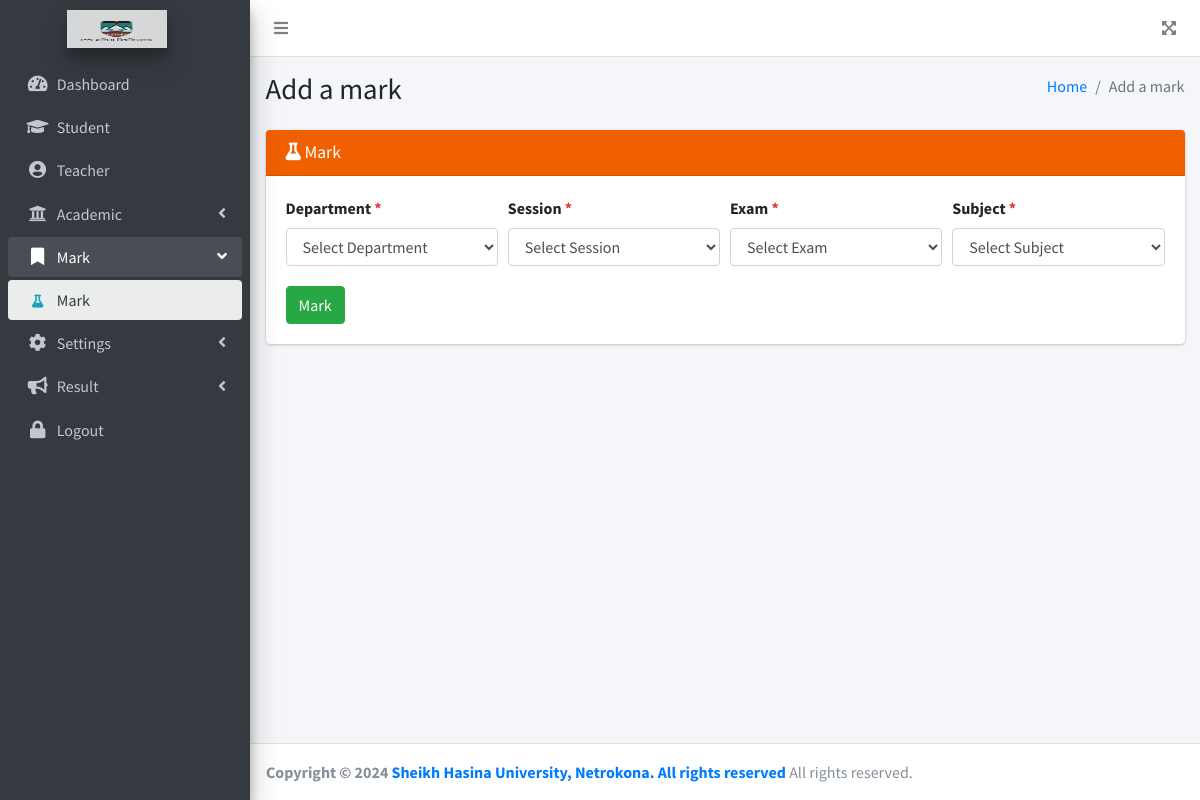
The app's page /admin/mark.php (signed in) with its own data.
### tables this page shows
CREATE TABLE `general_settings` (
  `id` int(11) NOT NULL,
  `email` varchar(255) NOT NULL,
  `phone_no` char(11) DEFAULT NULL,
  `address` varchar(255) NOT NULL,
  `footer` varchar(255) NOT NULL,
  `logo` varchar(255) NOT NULL,
  `admin_login_bg` varchar(255) NOT NULL,
  `teacher_login_bg` varchar(255) NOT NULL,
  `result_bg` varchar(255) NOT NULL,
  `main_url` varchar(255) NOT NULL,
  `VC_name` varchar(255) NOT NULL,
  `student_login_bg` varchar(255) NOT NULL,
  `varsity_name` char(50) DEFAULT NULL
);

### admin/mark.php (the view, shortened to what the rows shown need)
<?php
if (isset($_SESSION['username'])) {
?>
    <!DOCTYPE html>
    <html lang="en">
    <head>
        <?php include('includes/styles.php'); ?>
    </head>
    <body class="hold-transition sidebar-mini layout-fixed">
        <div class="wrapper">
            <?php include('includes/notifications.php'); ?>
            <?php include('includes/sidebar.php'); ?>
            <div class="content-wrapper">
                <div class="content-header">
                    <div class="container-fluid">
                        <div class="row mb-2">
                            <div class="col-sm-6">
                                <h1 class="m-0">Add a mark </h1>
                            </div>
                            <div class="col-sm-6">
                                <ol class="breadcrumb float-sm-right">
                                    <li class="breadcrumb-item"><a href="<?php echo $conn->base_url(); ?>">Home</a></li>
                                    <li class="breadcrumb-item active">Add a mark</li>
                                </ol>
                            </div>
                        </div>
                    </div>
                </div>
                <section class="content">
                    <div class="container-fluid">
                        <div class="row">
                            <div class="col-lg-12">
                                <div class="card card-info">
                                    <div class="card-header">
                                        <h3 class="card-title"> <i class="fa fa-flask"></i> Mark</h3>
                                    </div>
                                    <form action="" class="form-horizontal" method="post" id="mark-add">
                                        <div class="card-body">
                                            <div class="form-row">
                                                <div class="col-md-3">
                                                    <label for="dept"> Department <span class="text-danger">*</span></label>
                                                    <select name="dept" id="dept" class="form-control select2 myclass" data-parsley-trigger="keyup" style="width: 100%;" required>
                                                        <option value="">Select Department</option>
                                                    </select>
                                                </div>
                                                <div class="col-md-3">
                                                    <label for="session"> Session <span class="text-danger">*</span></label>
                                                    <select name="session" id="session" class="form-control select2" required data-parsley-trigger="keyup" style="width: 100%;">
                                                        <option value="">Select Session</option>
                                                    </select>
                                                </div>
                                                <div class="col-md-3">
                                                    <label for="exam"> Exam <span class="text-danger">*</span></label>
                                                    <select name="exam" id="exam" class="form-control select2" required data-parsley-trigger="keyup" style="width: 100%;">
                                                        <option value="">Select Exam</option>
                                                    </select>
                                                </div>
                                                <div class="col-md-3">
                                                    <label for="subject"> Subject <span class="text-danger">*</span></label>
                                                    <select name="subject" id="subject" class="form-control select2" required data-parsley-trigger="keyup" style="width: 100%;">
                                                        <option value="">Select Subject</option>
                                                    </select>
                                                </div>
                                                <div class="col-md-3" style="margin-top: 20px;">
                                                    <input type="submit" value="Mark" class="btn btn-success" id="mark">
                                                </div>
                                            </div>
                                        </div>
                                    </form>
                                </div>
                            </div>
                            <div class="col-lg-12">
                            </div>
                        </div>
                    </div>
            </div>
        </div>
        <?php include 'includes/footer.php'; ?>
        <?php
    }
        ?>

### admin/includes/sidebar.php (shortened to what the rows shown need)
<?php
$change_style = "font-size: 13px; color: #17a2b8; padding: 4px;";
?>
<aside class="main-sidebar sidebar-dark-primary elevation-4">
    <a href="<?php echo $base_url; ?>" class="brand-link">
        <img src="<?php echo $conn->base_url(); ?>upload/<?php echo $logo; ?>" alt="<?php echo $logo; ?>" class="brand-image img-circles elevation-4" style="opacity: .8">
    </a>
    <div class="sidebar">
        <nav class="mt-2">
            <ul class="nav nav-pills nav-sidebar flex-column" data-widget="treeview" role="menu" data-accordion="false">
                <li class="nav-item">
                    <a href="<?php echo $conn->base_url();  ?>" <?php
                                                                if (basename($_SERVER['SCRIPT_NAME']) == 'index.php') {
                                                                    echo 'class = "nav-link active"';
                                                                } else {
                                                                    echo 'class = "nav-link"';
                                                                }
                                                                ?>>
                        <i class="nav-icon fas fa-tachometer-alt"></i>
                        <p>
                            Dashboard
                        </p>
                    </a>
                </li>
                <li class="nav-item">
                    <a href="<?php echo $conn->base_url(); ?>student" <?php
                                                                        if (
                                                                            basename($_SERVER['SCRIPT_NAME']) == 'student.php'
                                                                            || basename($_SERVER['SCRIPT_NAME']) == 'add-student.php'
                                                                            || basename($_SERVER['SCRIPT_NAME']) == 'edit-student.php'
                                                                            || basename($_SERVER['SCRIPT_NAME']) == 'view-student.php'
                                                                        ) {
                                                                            echo 'class = "nav-link active"';
                                                                        } else {
                                                                            echo 'class = "nav-link"';
                                                                        }
                                                                        ?>>
                        <i class="nav-icon fas fa-graduation-cap"></i>
                        <p>
                            Student
                        </p>
                    </a>
                </li>
                <li class="nav-item">
                    <a href="<?php echo $conn->base_url(); ?>teacher" <?php
                                                                        if (
                                                                            basename($_SERVER['SCRIPT_NAME']) == 'teacher.php'
                                                                            || basename($_SERVER['SCRIPT_NAME']) == 'add-teacher.php'
                                                                            || basename($_SERVER['SCRIPT_NAME']) == 'view-teacher.php'
                                                                            || basename($_SERVER['SCRIPT_NAME']) == 'edit-teacher.php'
                                                                        ) {
                                                                            echo 'class = "nav-link active"';
                                                                        } else {
                                                                            echo 'class = "nav-link"';
                                                                        }
                                                                        ?>>
                        <i class="nav-icon fas fa-user-circle"></i>
                        <p>
                            Teacher
                        </p>
                    </a>
                </li>
                <li <?php
                    if (
                        basename($_SERVER['SCRIPT_NAME']) == 'dept.php'
                        || basename($_SERVER['SCRIPT_NAME']) == 'session.php'
                        || basename($_SERVER['SCRIPT_NAME']) == 'add-session.php'
                        || basename($_SERVER['SCRIPT_NAME']) == 'edit-session.php'
                        || basename($_SERVER['SCRIPT_NAME']) == 'subject.php'
                        || basename($_SERVER['SCRIPT_NAME']) == 'add-dept.php'
                        || basename($_SERVER['SCRIPT_NAME']) == 'edit-dept.php'
                        || basename($_SERVER['SCRIPT_NAME']) == 'edit-subject.php'
                        || basename($_SERVER['SCRIPT_NAME']) == 'add-subject.php'
                    ) {
                        echo 'class = "nav-item menu-open"';
                    } else {
                        echo 'class = "nav-item"';
                    }
                    ?>>
                    <a href="#" class="nav-link">
                        <i class="nav-icon fas fa-university"></i>
                        <p>
                            Academic
                            <i class="fas fa-angle-left right"></i>
                        </p>
                    </a>
                </li>
                <li <?php
                    if (
                        basename($_SERVER['SCRIPT_NAME']) == 'mark.php'
                        || basename($_SERVER['SCRIPT_NAME']) == 'view-mark.php'
                        || basename($_SERVER['SCRIPT_NAME']) == 'add-mark.php'
                    ) {
                        echo 'class = "nav-item menu-open"';
                    } else {
                        echo 'class = "nav-item"';
                    }
                    ?>>
                    <a href="#" class="nav-link">
                        <i class="nav-icon fas fa-bookmark"></i>
                        <p>
                            Mark
                            <i class="fas fa-angle-left right"></i>
                        </p>
                    </a>
                    <ul class="nav nav-treeview">
                        <li class="nav-item">
                            <a href="<?php echo $conn->base_url(); ?>mark" <?php if (
                                                                                basename($_SERVER['SCRIPT_NAME']) == 'mark.php'
                                                                                || basename($_SERVER['SCRIPT_NAME']) == 'add-mark.php'
                                                                                || basename($_SERVER['SCRIPT_NAME']) == 'view-mark.php'
                                                                            ) {
                                                                                echo 'class = "nav-link active"';
                                                                            } else {
                                                                                echo 'class = "nav-link"';
                                                                            }
                                                                            ?>>
                                <i class="fas fa-flask nav-icon" style="<?php echo $change_style; ?>"></i>
                                <p> Mark </p>
                            </a>
                        </li>
                    </ul>
                </li>
                <li <?php
                    if (
                        basename($_SERVER['SCRIPT_NAME']) == 'settings.php'
                    ) {
                        echo 'class = "nav-item menu-open"';
                    } else {
                        echo 'class = "nav-item"';
                    }
                    ?>>
                    <a href="#" class="nav-link">
                        <i class="nav-icon fas fa-cog"></i>
                        <p>
                            Settings
                            <i class="fas fa-angle-left right"></i>
                        </p>
                    </a>
                </li>
                <li <?php
                    if (basename($_SERVER['SCRIPT_NAME']) == 'result.php') {
                        echo 'class = "nav-item menu-open"';
                    } else {
                        echo 'class = "nav-item"';
                    }
                    ?>>
                    <a href="#" class="nav-link">
                        <i class="nav-icon fas fa-bullhorn"></i>
                        <p>
                            Result
                            <i class="fas fa-angle-left right"></i>
                        </p>
                    </a>
                </li>
                <li class="nav-item">
                    <a href="<?php echo $conn->base_url(); ?>logout" <?php
                                                                        if (basename($_SERVER['SCRIPT_NAME']) == 'logout.php') {
                                                                            echo 'class = "nav-link active"';
                                                                        } else {
                                                                            echo 'class = "nav-link"';
                                                                        }
                                                                        ?>>
                        <i class="nav-icon fas fa-lock"></i>
                        <p>Logout
                        </p>
                    </a>
                </li>
            </ul>
        </nav>
    </div>
</aside>

### admin/includes/footer.php (shortened to what the rows shown need)
<footer class="main-footer">
    <strong>Copyright &copy; <?php echo date('Y'); ?> <a href="<?php echo $main_url; ?>"><?php echo $footer; ?></a></strong>
    All rights reserved.
</footer>
</body>
</html>

### records on screen
general_settings: main_url+logo (picture), footer "Sheikh Hasina University, Netrokona. All rights reserved"
